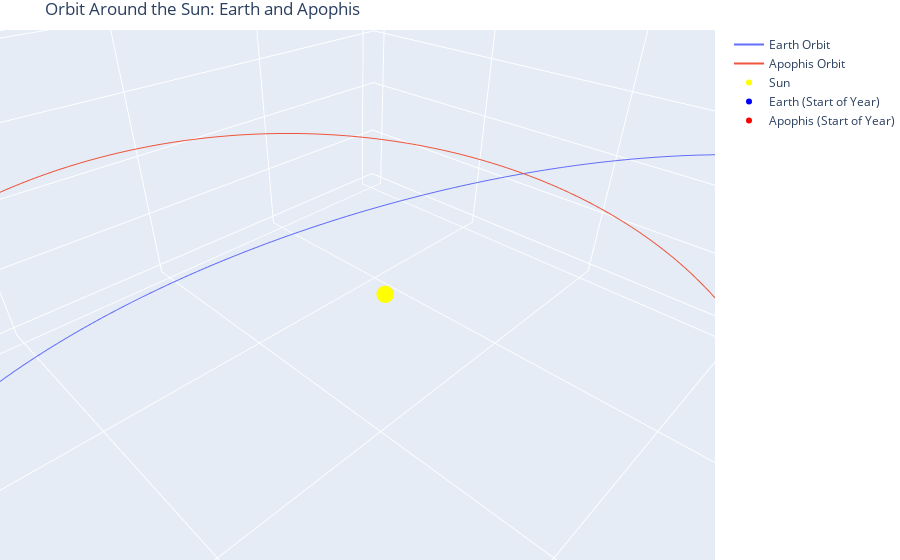

Notebook code for this chart:
### Markdown cell above
# Fun Example - A Near-Earth Object 

## Fun Example 1: Visualizing a Close Approach

Near-Earth Objects (NEOs) are asteroids or comets whose orbits bring them into Earth's neighborhood. Let's plot the orbit of one of the most famous NEOs, **99942 Apophis**, to see just how close its orbit is to our own.

### Code cell
# Fun Example 1 
print("\nGenerating 3D orbit plot for NEO Apophis...")
fig_neo = visualizer.plot_heliocentric_orbits_3D(
    object_id='Apophis', 
    start='2025-01-01', 
    stop='2025-12-31', 
    step='1d'
)
fig_neo

### Figure 1 — Plotly figure (JSON) as saved in the notebook; plotly's stock layout.template omitted (floating-point values rounded to 4 significant figures; data arrays with more than 128 entries replaced by an {"elided": "..."} marker saying what was removed)
{"data": [{"mode": "lines", "name": "Earth Orbit", "type": "scatter3d", "x": {"elided": "365 float values"}, "y": {"elided": "365 float values"}, "z": {"elided": "365 float values"}}, {"mode": "lines", "name": "Apophis Orbit", "type": "scatter3d", "x": {"elided": "365 float values"}, "y": {"elided": "365 float values"}, "z": {"elided": "365 float values"}}, {"marker": {"color": "yellow", "size": 6}, "mode": "markers", "name": "Sun", "type": "scatter3d", "x": [0], "y": [0], "z": [0]}, {"marker": {"color": "blue", "size": 6, "symbol": "circle"}, "mode": "markers", "name": "Earth (Start of Year)", "type": "scatter3d", "x": [-0.1786], "y": [0.8872], "z": [0.3846]}, {"marker": {"color": "red", "size": 6, "symbol": "circle"}, "mode": "markers", "name": "Apophis (Start of Year)", "type": "scatter3d", "x": [0.08709], "y": [0.8203], "z": [-0.04172]}], "layout": {"autosize": true, "margin": {"b": 0, "l": 0, "r": 0, "t": 30}, "scene": {"aspectmode": "data", "aspectratio": {"x": 1.415, "y": 1.298, "z": 0.5444}, "camera": {"center": {"x": 0, "y": 0, "z": 0}, "eye": {"x": 0.5182, "y": 0.5182, "z": 0.5182}, "projection": {"type": "perspective"}, "up": {"x": 0, "y": 0, "z": 1}}, "xaxis": {"title": {"text": "X (AU)"}, "type": "linear"}, "yaxis": {"title": {"text": "Y (AU)"}, "type": "linear"}, "zaxis": {"title": {"text": "Z (AU)"}, "type": "linear"}}, "title": {"text": "Orbit Around the Sun: Earth and Apophis"}}}
